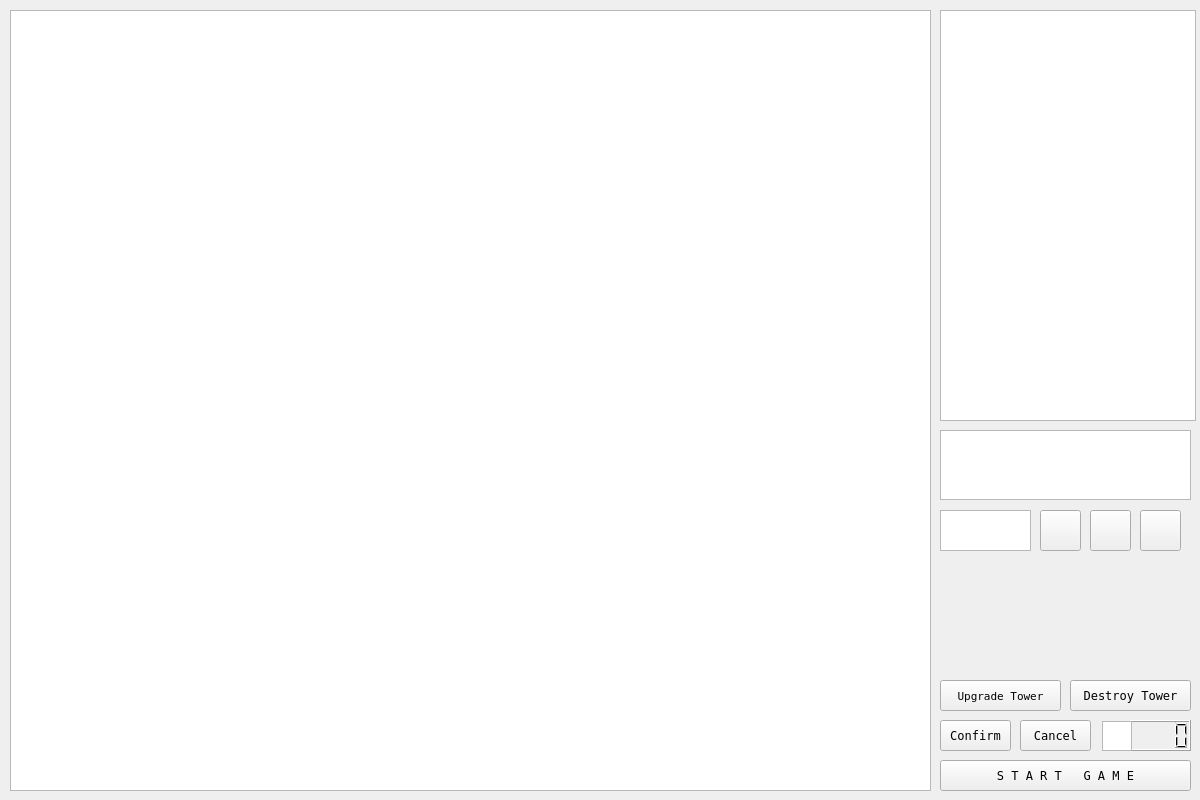
<?xml version="1.0" encoding="UTF-8"?>
<ui version="4.0">
 <class>MainWindow</class>
 <widget class="QMainWindow" name="MainWindow">
  <property name="geometry">
   <rect>
    <x>0</x>
    <y>0</y>
    <width>1200</width>
    <height>800</height>
   </rect>
  </property>
  <property name="minimumSize">
   <size>
    <width>1200</width>
    <height>800</height>
   </size>
  </property>
  <property name="maximumSize">
   <size>
    <width>1200</width>
    <height>800</height>
   </size>
  </property>
  <property name="mouseTracking">
   <bool>true</bool>
  </property>
  <property name="windowTitle">
   <string>GameWindow</string>
  </property>
  <widget class="QWidget" name="centralwidget">
   <widget class="ClickableView" name="graphicsView">
    <property name="geometry">
     <rect>
      <x>10</x>
      <y>10</y>
      <width>921</width>
      <height>781</height>
     </rect>
    </property>
   </widget>
   <widget class="QGraphicsView" name="graphicsStats">
    <property name="enabled">
     <bool>true</bool>
    </property>
    <property name="geometry">
     <rect>
      <x>940</x>
      <y>10</y>
      <width>256</width>
      <height>411</height>
     </rect>
    </property>
    <property name="sizePolicy">
     <sizepolicy hsizetype="Fixed" vsizetype="Fixed">
      <horstretch>0</horstretch>
      <verstretch>0</verstretch>
     </sizepolicy>
    </property>
    <property name="minimumSize">
     <size>
      <width>0</width>
      <height>0</height>
     </size>
    </property>
    <property name="maximumSize">
     <size>
      <width>16777215</width>
      <height>16777215</height>
     </size>
    </property>
    <property name="verticalScrollBarPolicy">
     <enum>Qt::ScrollBarAlwaysOff</enum>
    </property>
    <property name="horizontalScrollBarPolicy">
     <enum>Qt::ScrollBarAlwaysOff</enum>
    </property>
   </widget>
   <widget class="QPushButton" name="startButton">
    <property name="geometry">
     <rect>
      <x>940</x>
      <y>760</y>
      <width>251</width>
      <height>31</height>
     </rect>
    </property>
    <property name="font">
     <font>
      <family>Fixedsys</family>
     </font>
    </property>
    <property name="text">
     <string>S T A R T   G A M E</string>
    </property>
   </widget>
   <widget class="QGraphicsView" name="graphicsWave">
    <property name="geometry">
     <rect>
      <x>940</x>
      <y>430</y>
      <width>251</width>
      <height>70</height>
     </rect>
    </property>
    <property name="verticalScrollBarPolicy">
     <enum>Qt::ScrollBarAlwaysOff</enum>
    </property>
    <property name="horizontalScrollBarPolicy">
     <enum>Qt::ScrollBarAlwaysOff</enum>
    </property>
   </widget>
   <widget class="QPushButton" name="upgradeButton">
    <property name="geometry">
     <rect>
      <x>940</x>
      <y>680</y>
      <width>121</width>
      <height>31</height>
     </rect>
    </property>
    <property name="font">
     <font>
      <family>Fixedsys</family>
      <pointsize>8</pointsize>
     </font>
    </property>
    <property name="text">
     <string>Upgrade Tower</string>
    </property>
   </widget>
   <widget class="QPushButton" name="destroyButton">
    <property name="geometry">
     <rect>
      <x>1070</x>
      <y>680</y>
      <width>121</width>
      <height>31</height>
     </rect>
    </property>
    <property name="font">
     <font>
      <family>Fixedsys</family>
     </font>
    </property>
    <property name="text">
     <string>Destroy Tower</string>
    </property>
   </widget>
   <widget class="QLCDNumber" name="moneyLcdcount">
    <property name="geometry">
     <rect>
      <x>1130</x>
      <y>720</y>
      <width>61</width>
      <height>31</height>
     </rect>
    </property>
    <property name="digitCount">
     <number>4</number>
    </property>
   </widget>
   <widget class="QGraphicsView" name="graphicsGold">
    <property name="geometry">
     <rect>
      <x>1102</x>
      <y>721</y>
      <width>30</width>
      <height>30</height>
     </rect>
    </property>
    <property name="verticalScrollBarPolicy">
     <enum>Qt::ScrollBarAlwaysOff</enum>
    </property>
    <property name="horizontalScrollBarPolicy">
     <enum>Qt::ScrollBarAlwaysOff</enum>
    </property>
   </widget>
   <widget class="QPushButton" name="confirmButton">
    <property name="geometry">
     <rect>
      <x>940</x>
      <y>720</y>
      <width>71</width>
      <height>31</height>
     </rect>
    </property>
    <property name="font">
     <font>
      <family>Fixedsys</family>
     </font>
    </property>
    <property name="text">
     <string>Confirm</string>
    </property>
   </widget>
   <widget class="QPushButton" name="cancelButton">
    <property name="geometry">
     <rect>
      <x>1020</x>
      <y>720</y>
      <width>71</width>
      <height>31</height>
     </rect>
    </property>
    <property name="font">
     <font>
      <family>Fixedsys</family>
     </font>
    </property>
    <property name="text">
     <string>Cancel</string>
    </property>
   </widget>
   <widget class="QPushButton" name="buyarrowButton">
    <property name="geometry">
     <rect>
      <x>1040</x>
      <y>510</y>
      <width>41</width>
      <height>41</height>
     </rect>
    </property>
    <property name="text">
     <string/>
    </property>
   </widget>
   <widget class="QPushButton" name="buycannonButton">
    <property name="geometry">
     <rect>
      <x>1090</x>
      <y>510</y>
      <width>41</width>
      <height>41</height>
     </rect>
    </property>
    <property name="text">
     <string/>
    </property>
   </widget>
   <widget class="QGraphicsView" name="graphicsShop">
    <property name="geometry">
     <rect>
      <x>940</x>
      <y>510</y>
      <width>91</width>
      <height>41</height>
     </rect>
    </property>
    <property name="verticalScrollBarPolicy">
     <enum>Qt::ScrollBarAlwaysOff</enum>
    </property>
    <property name="horizontalScrollBarPolicy">
     <enum>Qt::ScrollBarAlwaysOff</enum>
    </property>
   </widget>
   <widget class="QPushButton" name="buywizardButton">
    <property name="geometry">
     <rect>
      <x>1140</x>
      <y>510</y>
      <width>41</width>
      <height>41</height>
     </rect>
    </property>
    <property name="text">
     <string/>
    </property>
   </widget>
  </widget>
 </widget>
 <customwidgets>
  <customwidget>
   <class>ClickableView</class>
   <extends>QGraphicsView</extends>
   <header>clickableview.h</header>
  </customwidget>
 </customwidgets>
 <resources/>
 <connections/>
</ui>
